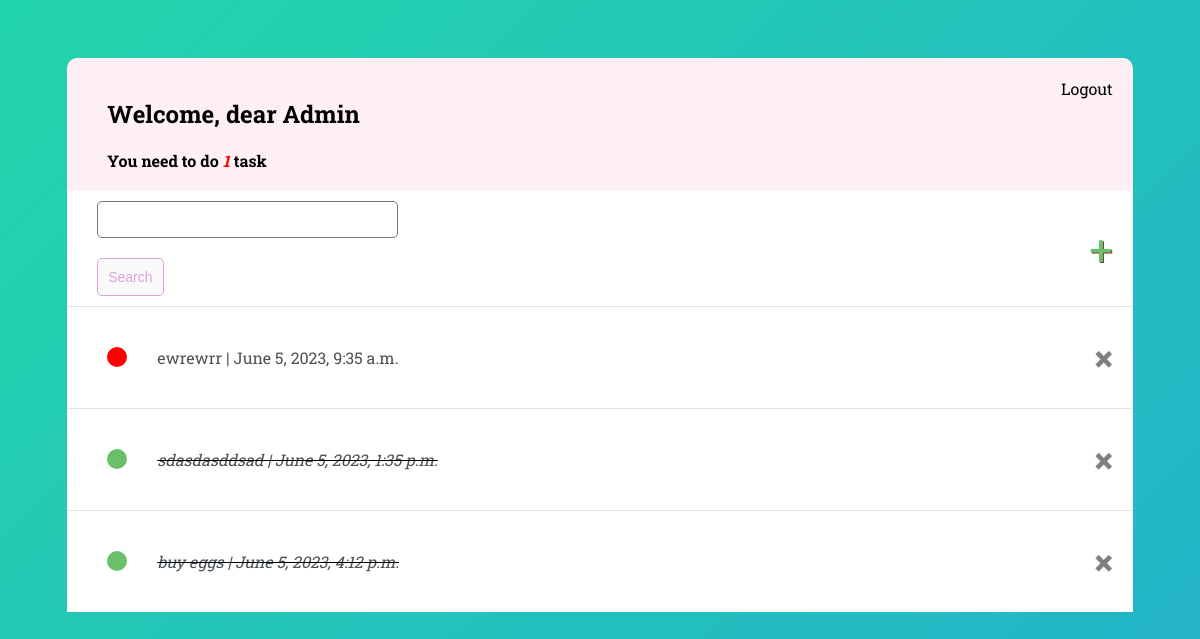
The app's page / (signed in), older data.
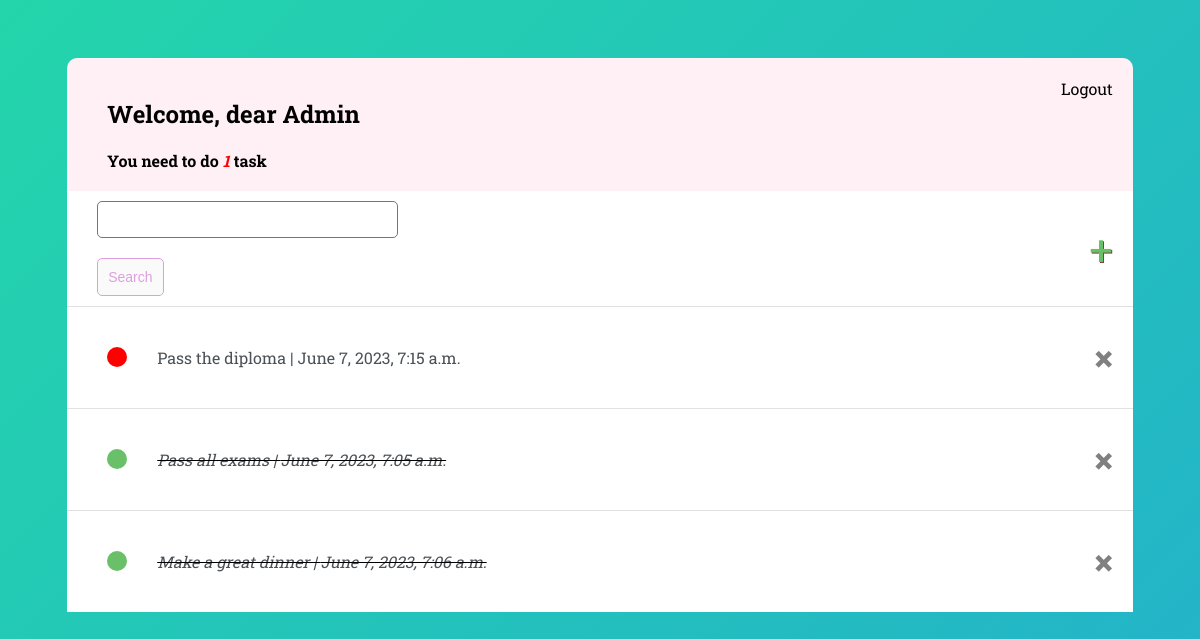
The same page, newer data.
### todo/models.py (models this page shows)
class Task(models.Model):
    username = models.ForeignKey(User, on_delete=models.CASCADE, null=True, blank=True)
    title = models.CharField(max_length=50)
    description = models.TextField(max_length=500, null=True, blank=True)
    finish = models.BooleanField(default=False)
    create = models.DateTimeField(auto_now_add=True)
    def __str__(self):
        return self.title
    class Meta:
        ordering = ['finish']

### todo/views.py (the view)
# urls.py: path('', TaskList.as_view(), name='tasks'),
class TaskList(LoginRequiredMixin, ListView):
    model = Task
    context_object_name = 'tasks'
    def get_context_data(self, **kwargs):
        context = super().get_context_data(**kwargs)
        context['tasks'] = context['tasks'].filter(username=self.request.user)
        context['taskscount'] = context['tasks'].filter(finish=False).count()
        search = self.request.GET.get('searchbar') or ''
        if search:
            context['tasks'] = context['tasks'].filter(title__icontains=search)
        return context

### todo/templates/todo/task_list.html (shortened to what this page needs)
{% extends 'todo/main.html' %}
{% block content %}
<div class = 'header-bar'>
    <div>
        <h2 style="color: black">Welcome, dear <span style="">{{request.user|title}}</span></h2>
        <h4 style="margin:0; color: black">You need to do <i><span style="color: red">{{taskscount}}</span></i> task{{ taskscount|pluralize:"s" }}</h4>
    </div>
    {% if request.user.is_authenticated %}
    <a style="color: black" href="{% url 'logout' %}">Logout</a>
    {% else %}
    <a style="color: black" href="{% url 'login' %}">Login</a>
    {% endif %}
</div>
<div id="search">
    <form method="GET">
        <input type="text" name="searchbar">
        <input class="button" type="submit" value="Search">
    </form>
    <a id="dellink" href="{% url 'createtask' %}">&#x2b;</a>
</div>
<div class="task-items-wrapper">
    {% for task in tasks %}
    <div>
        <div class="task-wrapper">
            {% if task.finish%}
                <div class="task-title">
                    <div class="task-final">
                    </div>
                    <i><s><a href="{% url 'updatetask' task.id %}">{{task}} | {{task.create}} </a></s></i>
                </div>
                    <a class="delete" href="{% url 'deletetask' task.id %}">&#215;</a>
                {% else %}
                <div class="task-title">
                    <div class="task-unfinal">
                    </div>
                    <a href="{% url 'updatetask' task.id %}">{{task}} | {{task.create}}</a>
                </div>
                <a class="delete" href="{% url 'deletetask' task.id %}">&#215;</a>
                {% endif %}
                </div>
        </div>
    {% empty %}
        <h2>No tasks</h2>
    {% endfor %}
</div>
{% endblock content %}

### todo/templates/todo/main.html (shortened to what this page needs)
<!DOCTYPE html>
<html lang="en">
<head>
</head>
<body>
  <div class="container">
    {% block content %}
    {% endblock content %}
  </div>
</body>
</html>

### todo/templates/todo/main.html (style rules this page uses)
html, body { height: 100%; }
body { font-family: 'Roboto Slab', serif; padding-top: 50px; height: 100%; background: linear-gradient(-45deg, #ee7752, #e73c7e, #23a6d5, #23d5ab); background-size: 400% 400%; animation: gradient 15s ease infinite; }
a, p { color: #4b5156 }
.container { max-width: 90%; margin: auto; background-color: #FFF; border-radius: 20px; text-indent: 20px; }
.header-bar { display: flex; justify-content: space-between; color: #FFF; padding: 20px; background-color: #FFF0F5; border-radius: 10px 10px 0 0; }
.header-bar a { color: black; text-decoration: none; }
.task-wrapper { display: flex; align-items: center; justify-content: space-between; padding: 20px; background-color: white; border-top: 1px solid rgb(226, 226, 226); }
.task-title { text-decoration: none; color: black; display: flex; padding: 20px; }
.task-title a { text-decoration: none; color: #4b5156; margin-left: 10px; }
.delete { text-decoration: none; font-weight: 900; color: gray; font-size: 35px; line-height: 0; padding: 20px 0px; }
.task-final { height: 20px; width: 20px; background-color: rgb(105, 192, 105); border-radius: 50% }
.task-unfinal { height: 20px; width: 20px; background-color: red; border-radius: 50% }
#dellink { color: rgb(105, 192, 105); text-decoration: none; font-size: 42px; text-shadow: 1px 1px #81413b; padding: 10px; }
#search { display: flex; justify-content: space-between; align-items: center; padding: 10px; }
input[type=text], input[type=password], textarea { border: 1px solid #757575; border-radius: 5px; padding: 10px; width: 90%; }
.button { border: 1px solid #DDA0DD; background-color: #FAFAFA; color: #DDA0DD; padding: 10px; font-size: 14px; border-radius: 5px; cursor: pointer; text-decoration: none; margin-left: 20px; margin-top: 20px; }

Row changes from the older to the newer data that the page shows:
removed Task: title "ewrewrr", create "June 5, 2023, 9:35 a.m."
removed Task: title "sdasdasddsad", create "June 5, 2023, 1:35 p.m."
removed Task: title "buy eggs", create "June 5, 2023, 4:12 p.m."
added Task: title "Pass the diploma", create "June 7, 2023, 7:15 a.m."
added Task: title "Pass all exams", create "June 7, 2023, 7:05 a.m."
added Task: title "Make a great dinner", create "June 7, 2023, 7:06 a.m."
